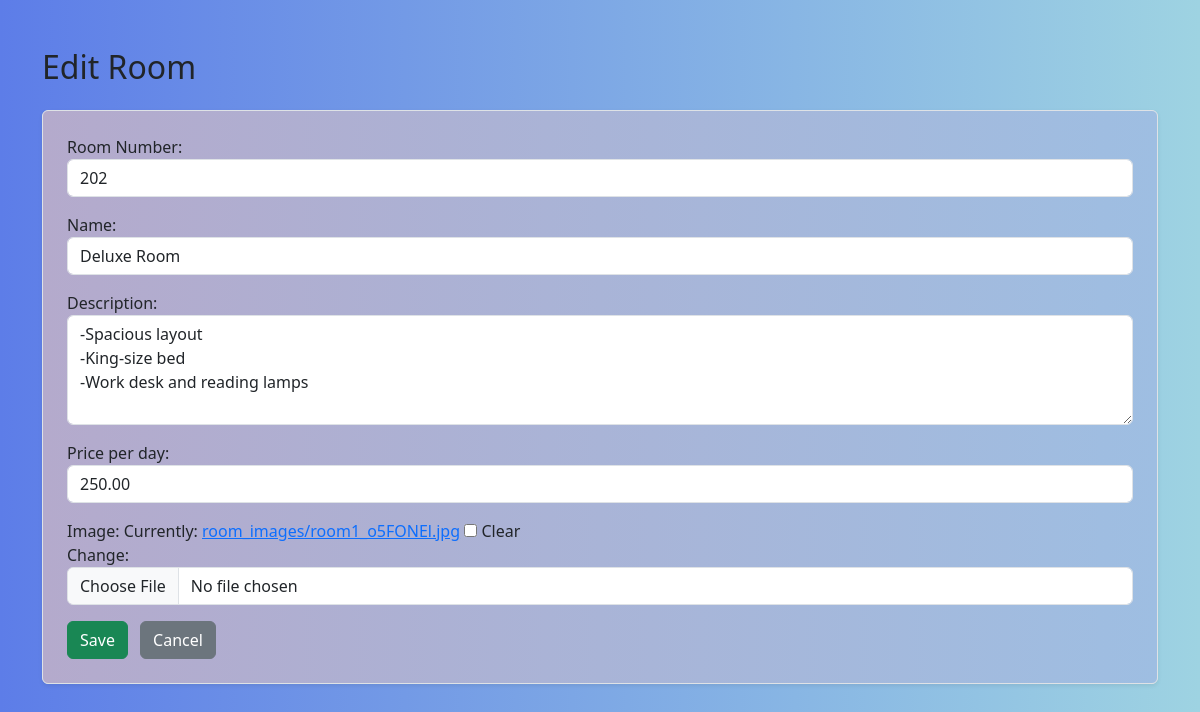
/adminboard/rooms/edit/1/, run on the app's committed database.
### HotelManagementApp/models.py (models this page shows, shortened)
class Room(models.Model):
    roomnum = models.CharField(max_length=10, unique=True)
    name = models.CharField(max_length=100)
    description = models.TextField()
    price_per_day = models.DecimalField(max_digits=8, decimal_places=2)
    image = models.ImageField(upload_to='room_images/', blank=True, null=True)

### HotelManagementApp/views.py (the view)
# urls.py: path('adminboard/rooms/edit/<int:pk>/', views.edit_room, name='edit_room'),
def edit_room(request, pk):
    room = get_object_or_404(Room, pk=pk)
    if request.method == 'POST':
        form = RoomForm(request.POST, request.FILES, instance=room)
        if form.is_valid():
            form.save()
            return redirect('manage_rooms')
    else:
        form = RoomForm(instance=room)
    return render(request, 'addEditRooms.html', {'form': form, 'room': room})

### HotelManagementApp/forms.py
class RoomForm(forms.ModelForm):
    class Meta:
        model = Room
        fields = ['roomnum', 'name', 'description', 'price_per_day', 'image']
        labels = {
            'roomnum': 'Room Number',
        }
        widgets = {
            'roomnum': forms.TextInput(attrs={'class': 'form-control', 'placeholder': 'Enter Room Number'}),
            'name': forms.TextInput(attrs={'class': 'form-control', 'placeholder': 'Enter Room Name'}),
            'description': forms.Textarea(attrs={'class': 'form-control', 'placeholder': 'Enter Room Description', 'rows': 4}),
            'price_per_day': forms.NumberInput(attrs={'class': 'form-control', 'placeholder': 'Enter Price per Day'}),
            'image': forms.ClearableFileInput(attrs={'class': 'form-control'}),
        }

### HotelManagementApp/templates/addEditRooms.html (shortened to what this page needs)
{% load static %}
<!DOCTYPE html>
<html lang="en">
<head>
    <link href="https://cdn.jsdelivr.net/npm/bootstrap@5.3.6/dist/css/bootstrap.min.css" rel="stylesheet">
</head>
<body>
    <div class="container mt-5">
        <h2 class="mb-4">{% if room %}Edit{% else %}Add{% endif %} Room</h2>
        <form method="POST" enctype="multipart/form-data" class="border p-4 rounded shadow-sm bg-light">
            {{ form.as_p }}
            <button type="submit" class="btn btn-success">Save</button>
            <a href="{% url 'manage_rooms' %}" class="btn btn-secondary ms-2">Cancel</a>
        </form>
    </div>
</body>
</html>

### HotelManagementApp/templates/addEditRooms.html (style rules this page uses)
body { background: linear-gradient(to right,rgb(93, 125, 232), rgb(158, 211, 226)); }
form { background: linear-gradient(to right,rgb(180, 170, 204), rgb(158, 190, 226)); }

### data on the page
Room: roomnum "202", name "Deluxe Room", description "-Spacious layout -King-size bed -Work desk and reading lamps", price_per_day "250.00"
